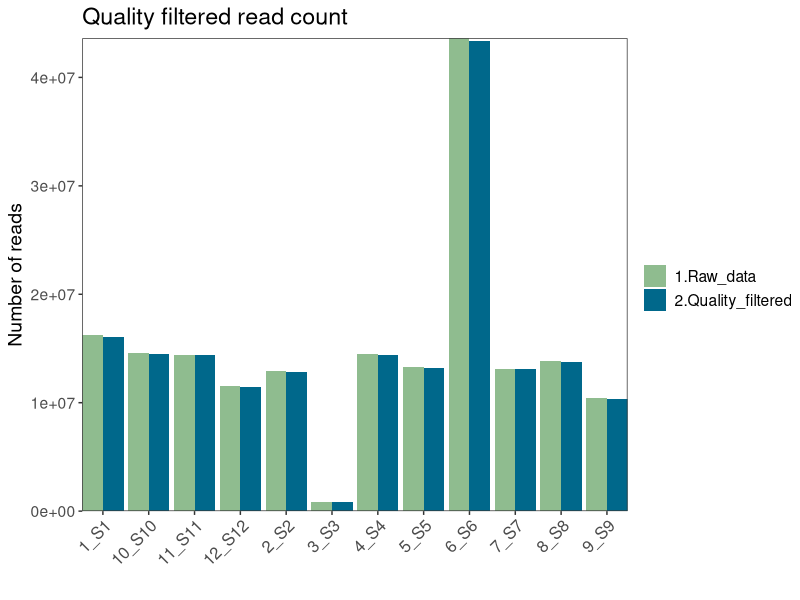
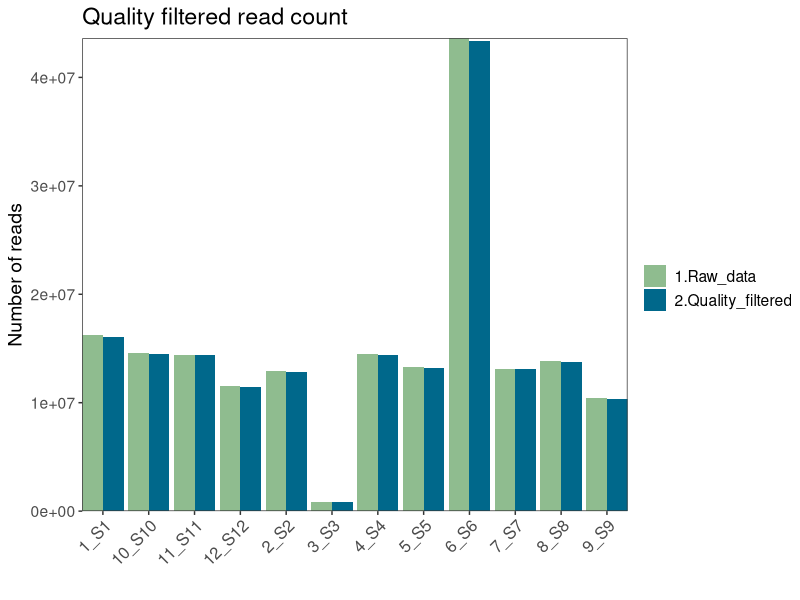
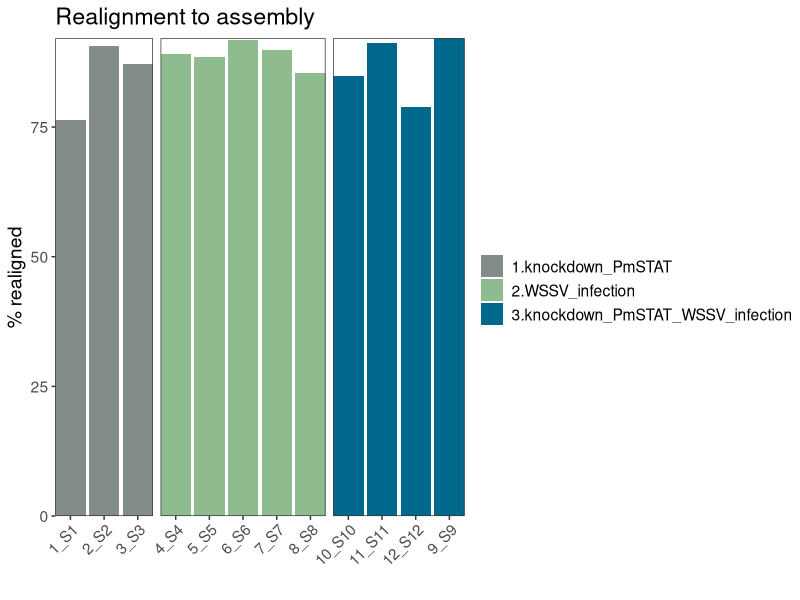
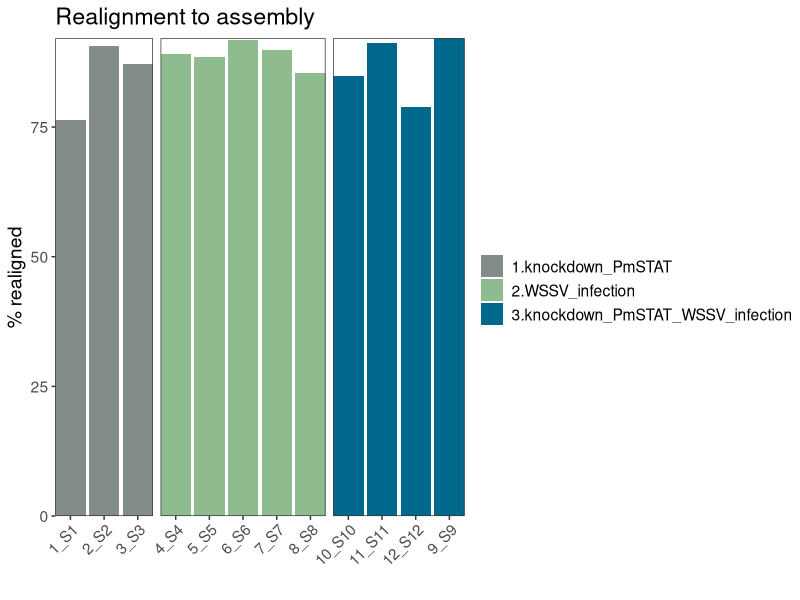

These figures' R source, in order:
## ---- chunk 1
knitr::opts_chunk$set(echo = TRUE, warning = FALSE, message = FALSE)
library("optparse")
library("ggplot2")
library("reshape")
require("gridExtra")
## ---- chunk 2
readcount <- read.delim("01_quality/readcount_rawdata_quality.txt",
                                  header=TRUE,
                                  sep="\t")

# Colors
cols <- c("darkseagreen", "deepskyblue4")

# Plot
barplot_rawdata_quality <- ggplot(data = readcount) +
geom_col(aes(x = sample,
    y = readcount,
    fill = group),
    position=position_dodge()) +
scale_fill_manual(values = cols,
    name = "") +
    labs(x = "",
    y = "Number of reads",
    title="Quality filtered read count") +
scale_x_discrete(expand = c(0, 0)) +
scale_y_continuous(expand = c(0, 0)) +
theme_test() +
theme(text = element_text(size = 14),
    axis.text.x = element_text(size = 12,
        angle = 45,
        hjust = 1))

pdf(file = "01_quality/barplot_rawdata_quality.pdf",
      width = 7, height = 4)
  print(barplot_rawdata_quality)
dev.off()

svg(filename = "01_quality/barplot_rawdata_quality.svg",
    width = 7, height = 4)
  print(barplot_rawdata_quality)
dev.off()
## ---- chunk 3
realignment_bowtie2 <- read.delim("02_assembly/readcount_realignment.txt",
                                  header=TRUE,
                                  sep="\t")

# Colors
cols <- c("azure4", "darkseagreen", "deepskyblue4")

# Plot
barblot_realignment <- ggplot(data = realignment_bowtie2) +
geom_col(aes(x = sample,
    y = realigned,
    fill = group),
    position=position_dodge()) +
facet_grid(~group,
    scales = "free",
    space = "free",
    ) +
scale_fill_manual(values = cols,
    name = "") +
    labs(x = "",
    y = "% realigned",
    title="Realignment to assembly") +
scale_x_discrete(expand = c(0, 0)) +
scale_y_continuous(expand = c(0, 0)) +
theme_test() +
theme(text = element_text(size = 14),
    axis.text.x = element_text(size = 11,
        angle = 45,
        hjust = 1)) +
theme(strip.background = element_blank(),
  strip.text.x = element_blank())

pdf(file = "02_assembly//barblot_realignment.pdf",
      width = 7, height = 4)
  print(barblot_realignment)
dev.off()

svg(filename = "02_assembly//barblot_realignment.svg",
    width = 7, height = 4)
  print(barblot_realignment)
dev.off()
